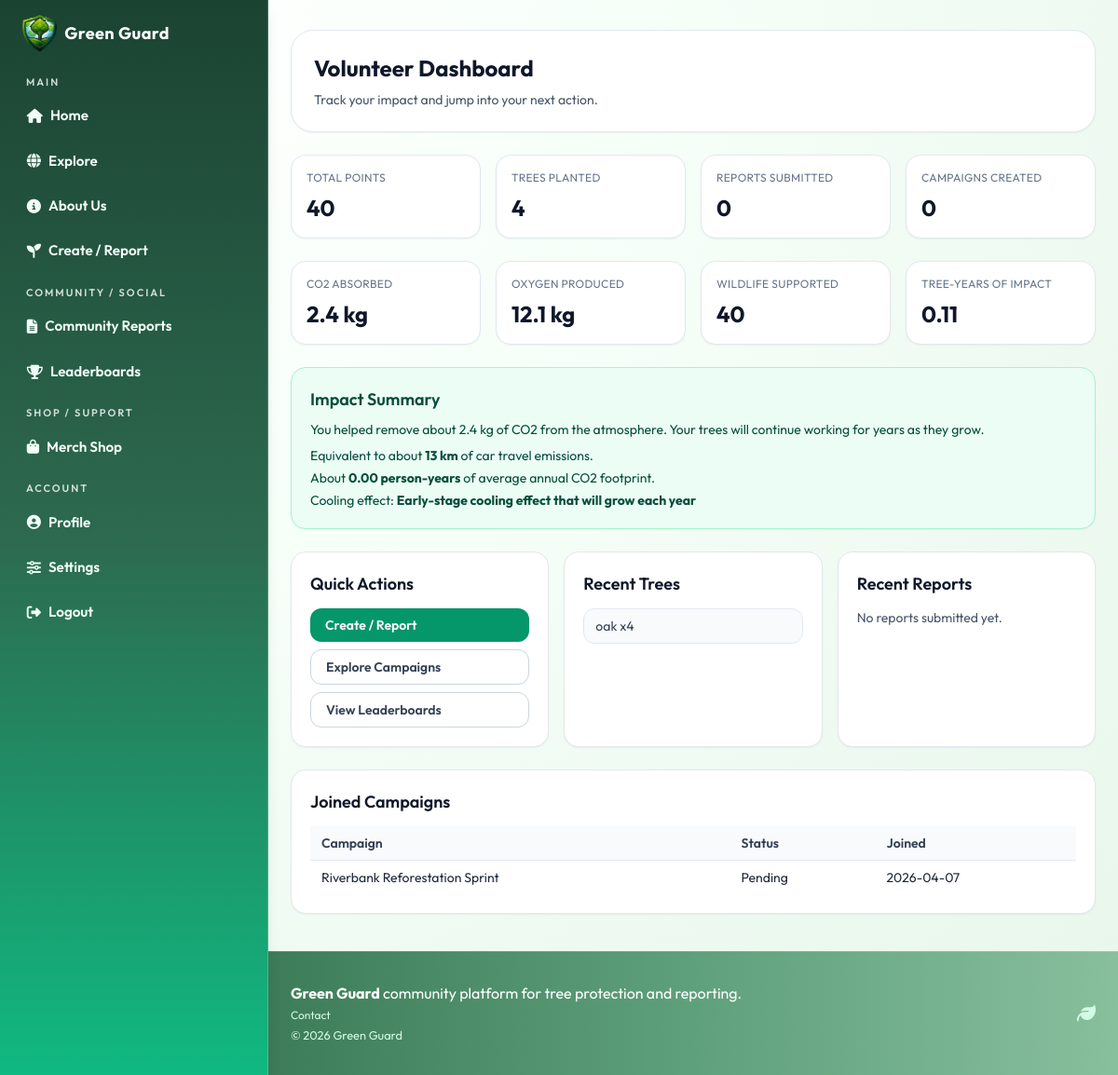
The app's page /volunteer/dashboard (signed in), older data.
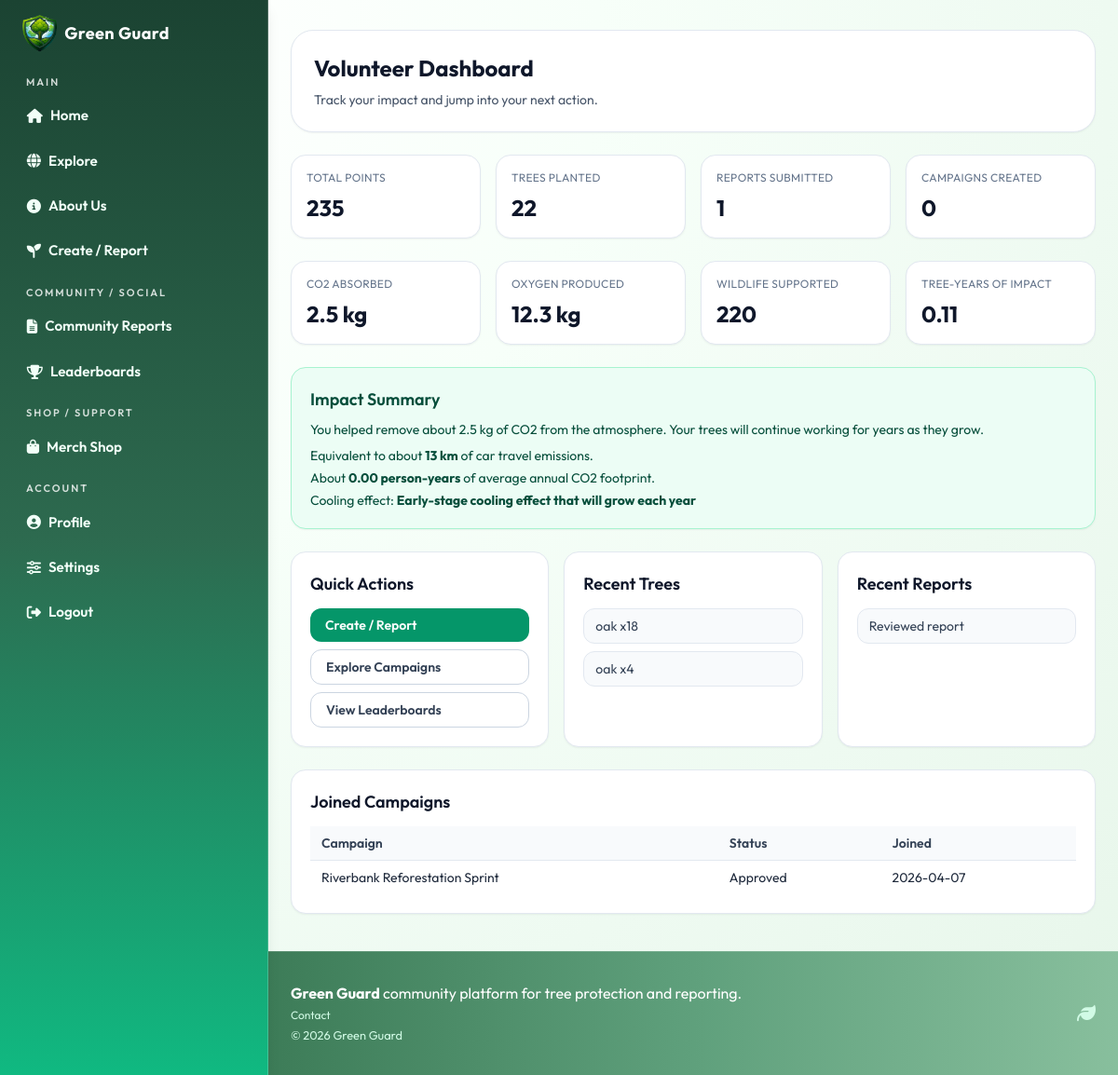
The same page, newer data.
### models.py (models this page shows)
class TreeRecord(db.Model):
    id = db.Column(db.Integer, primary_key=True)
    species = db.Column(db.String(120), nullable=False)
    quantity = db.Column(db.Integer, default=1, nullable=False)
    latitude = db.Column(db.Float, nullable=False)
    longitude = db.Column(db.Float, nullable=False)
    location_notes = db.Column(db.String(255))
    image_filename = db.Column(db.String(255))
    created_at = db.Column(
        db.DateTime, default=datetime.utcnow, nullable=False)
    user_id = db.Column(db.Integer, db.ForeignKey("user.id"), nullable=False)
    campaign_id = db.Column(
        db.Integer, db.ForeignKey("campaign.id"), nullable=True)

class VolunteerCampaignSignup(db.Model):
    id = db.Column(db.Integer, primary_key=True)
    motivation = db.Column(db.String(500))
    status = db.Column(db.String(30), default="pending", nullable=False)
    created_at = db.Column(
        db.DateTime, default=datetime.utcnow, nullable=False)
    user_id = db.Column(db.Integer, db.ForeignKey("user.id"), nullable=False)
    campaign_id = db.Column(db.Integer, db.ForeignKey(
        "campaign.id"), nullable=False)
    __table_args__ = (
        db.UniqueConstraint("user_id", "campaign_id",
                            name="uq_volunteer_campaign_signup"),
    )

class Campaign(db.Model):
    id = db.Column(db.Integer, primary_key=True)
    title = db.Column(db.String(140), nullable=False)
    location = db.Column(db.String(140), nullable=False)
    event_date = db.Column(db.DateTime, nullable=False)
    description = db.Column(db.Text, nullable=False)
    target_trees = db.Column(db.Integer, default=100, nullable=False)
    status = db.Column(db.String(30), default="open", nullable=False)
    creator_user_id = db.Column(
        db.Integer, db.ForeignKey("user.id"), nullable=True)
    created_at = db.Column(
        db.DateTime, default=datetime.utcnow, nullable=False)
    volunteer_signups = db.relationship(
        "VolunteerCampaignSignup", backref="campaign", lazy=True, cascade="all, delete-orphan"
    )
    tree_records = db.relationship(
        "TreeRecord", backref="campaign", lazy=True
    )

class CuttingReport(db.Model):
    id = db.Column(db.Integer, primary_key=True)
    description = db.Column(db.Text, nullable=False)
    latitude = db.Column(db.Float, nullable=False)
    longitude = db.Column(db.Float, nullable=False)
    location_text = db.Column(db.String(255))
    image_filename = db.Column(db.String(255))
    is_anonymous = db.Column(db.Boolean, default=False, nullable=False)
    status = db.Column(db.String(30), default="pending", nullable=False)
    created_at = db.Column(
        db.DateTime, default=datetime.utcnow, nullable=False)
    user_id = db.Column(db.Integer, db.ForeignKey("user.id"), nullable=False)

### routes/main.py (the view)
@main_bp.route("/volunteer/dashboard")
@login_required
@role_required("volunteer")
def volunteer_dashboard():
    score_data = _calculate_volunteer_score(current_user)
    user_trees = TreeRecord.query.filter_by(user_id=current_user.id).all()
    recent_trees = (
        TreeRecord.query.filter_by(user_id=current_user.id)
        .order_by(TreeRecord.created_at.desc())
        .limit(5)
        .all()
    )
    recent_reports = (
        CuttingReport.query.filter_by(user_id=current_user.id)
        .order_by(CuttingReport.created_at.desc())
        .limit(5)
        .all()
    )
    joined_campaigns = (
        VolunteerCampaignSignup.query.filter_by(user_id=current_user.id)
        .order_by(VolunteerCampaignSignup.created_at.desc())
        .limit(5)
        .all()
    )
    impact_data = _calculate_tree_impact(user_trees)
    return render_template(
        "volunteers/volunteer_dashboard.html",
        score_data=score_data,
        recent_trees=recent_trees,
        recent_reports=recent_reports,
        joined_campaigns=joined_campaigns,
        impact_data=impact_data,
    )

### app.py (called while the page is built)
@login_manager.user_loader
def load_user(user_id: str):
    from models import User
    return User.query.get(int(user_id))

### permissions.py (called while the page is built)
def role_required(*allowed_roles: str):
    def decorator(view_func):
        @wraps(view_func)
        def wrapped(*args, **kwargs):
            if not current_user.is_authenticated:
                return redirect(url_for("auth.login"))
            if current_user.is_admin:
                return view_func(*args, **kwargs)
            if current_user.role not in allowed_roles:
                flash(
                    f"This area is restricted for your role ({current_user.role.title()}).",
                    "warning",
                )
                return redirect_for_role(current_user.role)
            return view_func(*args, **kwargs)
        return wrapped
    return decorator

### templates/volunteers/volunteer_dashboard.html (shortened to what the changed rows need)
{% extends 'base.html' %}
{% block content %}
  <section class="mx-auto mt-8 mb-10 w-full max-w-6xl px-4 sm:px-6">
    <div class="rounded-3xl border border-slate-200 bg-white p-6 shadow-sm">
      <h1 class="text-2xl font-bold text-slate-900">Volunteer Dashboard</h1>
    </div>
    <div class="mt-6 grid gap-4 sm:grid-cols-2 lg:grid-cols-4">
      <article class="rounded-2xl border border-slate-200 bg-white p-4 shadow-sm">
        <p class="text-xs uppercase tracking-wide text-slate-500">Total Points</p>
        <p class="mt-2 text-2xl font-bold text-slate-900">{{ score_data.total_points }}</p>
      </article>
      <article class="rounded-2xl border border-slate-200 bg-white p-4 shadow-sm">
        <p class="text-xs uppercase tracking-wide text-slate-500">Trees Planted</p>
        <p class="mt-2 text-2xl font-bold text-slate-900">{{ score_data.tree_count }}</p>
      </article>
      <article class="rounded-2xl border border-slate-200 bg-white p-4 shadow-sm">
        <p class="text-xs uppercase tracking-wide text-slate-500">Reports Submitted</p>
        <p class="mt-2 text-2xl font-bold text-slate-900">{{ score_data.report_count }}</p>
      </article>
    </div>
    <div class="mt-6 grid gap-4 sm:grid-cols-2 lg:grid-cols-4">
      <article class="rounded-2xl border border-slate-200 bg-white p-4 shadow-sm">
        <p class="text-xs uppercase tracking-wide text-slate-500">CO2 Absorbed</p>
        <p class="mt-2 text-2xl font-bold text-slate-900">{{ '%.1f'|format(impact_data.co2_absorbed_kg) }} kg</p>
      </article>
      <article class="rounded-2xl border border-slate-200 bg-white p-4 shadow-sm">
        <p class="text-xs uppercase tracking-wide text-slate-500">Oxygen Produced</p>
        <p class="mt-2 text-2xl font-bold text-slate-900">{{ '%.1f'|format(impact_data.oxygen_produced_kg) }} kg</p>
      </article>
      <article class="rounded-2xl border border-slate-200 bg-white p-4 shadow-sm">
        <p class="text-xs uppercase tracking-wide text-slate-500">Wildlife Supported</p>
        <p class="mt-2 text-2xl font-bold text-slate-900">{{ impact_data.wildlife_supported }}</p>
      </article>
    </div>
    <article class="mt-6 rounded-2xl border border-emerald-200 bg-emerald-50 p-5 shadow-sm">
      <h2 class="text-lg font-semibold text-emerald-900">Impact Summary</h2>
      <p class="mt-2 text-sm text-emerald-900">{{ impact_data.message }}</p>
      <p class="mt-2 text-sm text-emerald-900">
        Equivalent to about <strong>{{ '%.0f'|format(impact_data.equivalent_car_km) }} km</strong> of car travel emissions.
      </p>
      <p class="mt-1 text-sm text-emerald-900">
        About <strong>{{ '%.2f'|format(impact_data.equivalent_person_years) }} person-years</strong> of average annual CO2 footprint.
      </p>
      <p class="mt-1 text-sm text-emerald-900">
        Cooling effect: <strong>{{ impact_data.cooling_effect }}</strong>
      </p>
    </article>
    <div class="mt-6 grid gap-4 lg:grid-cols-3">
      <article class="rounded-2xl border border-slate-200 bg-white p-5 shadow-sm">
        <h2 class="text-lg font-semibold text-slate-900">Quick Actions</h2>
      </article>
      <article class="rounded-2xl border border-slate-200 bg-white p-5 shadow-sm">
        <h2 class="text-lg font-semibold text-slate-900">Recent Trees</h2>
        {% if recent_trees %}
          <ul class="mt-3 space-y-2 text-sm text-slate-700">
            {% for tree in recent_trees %}
              <li class="rounded-xl border border-slate-200 bg-slate-50 px-3 py-2">{{ tree.species }} x{{ tree.quantity }}</li>
            {% endfor %}
          </ul>
        {% else %}
          <p class="mt-3 text-sm text-slate-600">No tree records yet.</p>
        {% endif %}
      </article>
      <article class="rounded-2xl border border-slate-200 bg-white p-5 shadow-sm">
        <h2 class="text-lg font-semibold text-slate-900">Recent Reports</h2>
        {% if recent_reports %}
          <ul class="mt-3 space-y-2 text-sm text-slate-700">
            {% for report in recent_reports %}
              <li class="rounded-xl border border-slate-200 bg-slate-50 px-3 py-2">{{ report.status|title }} report</li>
            {% endfor %}
          </ul>
        {% else %}
          <p class="mt-3 text-sm text-slate-600">No reports submitted yet.</p>
        {% endif %}
      </article>
    </div>
    <article class="mt-6 rounded-2xl border border-slate-200 bg-white p-5 shadow-sm">
      <h2 class="text-lg font-semibold text-slate-900">Joined Campaigns</h2>
      {% if joined_campaigns %}
        <div class="mt-3 overflow-x-auto">
          <table class="min-w-full divide-y divide-slate-200 text-sm">
            <thead class="bg-slate-50">
              <tr>
                <th class="px-3 py-2 text-left font-semibold text-slate-700">Campaign</th>
                <th class="px-3 py-2 text-left font-semibold text-slate-700">Status</th>
                <th class="px-3 py-2 text-left font-semibold text-slate-700">Joined</th>
              </tr>
            </thead>
            <tbody class="divide-y divide-slate-100">
              {% for signup in joined_campaigns %}
                <tr>
                  <td class="px-3 py-2">{{ signup.campaign.title }}</td>
                  <td class="px-3 py-2">{{ signup.status|title }}</td>
                  <td class="px-3 py-2">{{ signup.created_at.strftime('%Y-%m-%d') }}</td>
                </tr>
              {% endfor %}
            </tbody>
          </table>
        </div>
      {% else %}
        <p class="mt-3 text-sm text-slate-600">You have not joined any campaigns yet.</p>
      {% endif %}
    </article>
  </section>
{% endblock %}

Row changes from the older to the newer data that the page shows:
added TreeRecord: species "oak", quantity "18"
added CuttingReport: status "Reviewed"
changed VolunteerCampaignSignup "Riverbank Reforestation Sprint": status "Pending" → "Approved"
Text that changed along with them:
{{ score_data.total_points }}: "40" → "235"
{{ score_data.tree_count }}: "4" → "22"
{{ score_data.report_count }}: "0" → "1"
{{ '%.1f'|format(impact_data.co2_absorbed_kg) }}: "2.4" → "2.5"
{{ '%.1f'|format(impact_data.oxygen_produced_kg) }}: "12.1" → "12.3"
{{ impact_data.wildlife_supported }}: "40" → "220"
{{ impact_data.message }}: "You helped remove about 2.4 kg of CO2 from the atmosphere. Your trees will continue working for years as they grow." → "You helped remove about 2.5 kg of CO2 from the atmosphere. Your trees will continue working for years as they grow."
text no longer shown: "No reports submitted yet."
